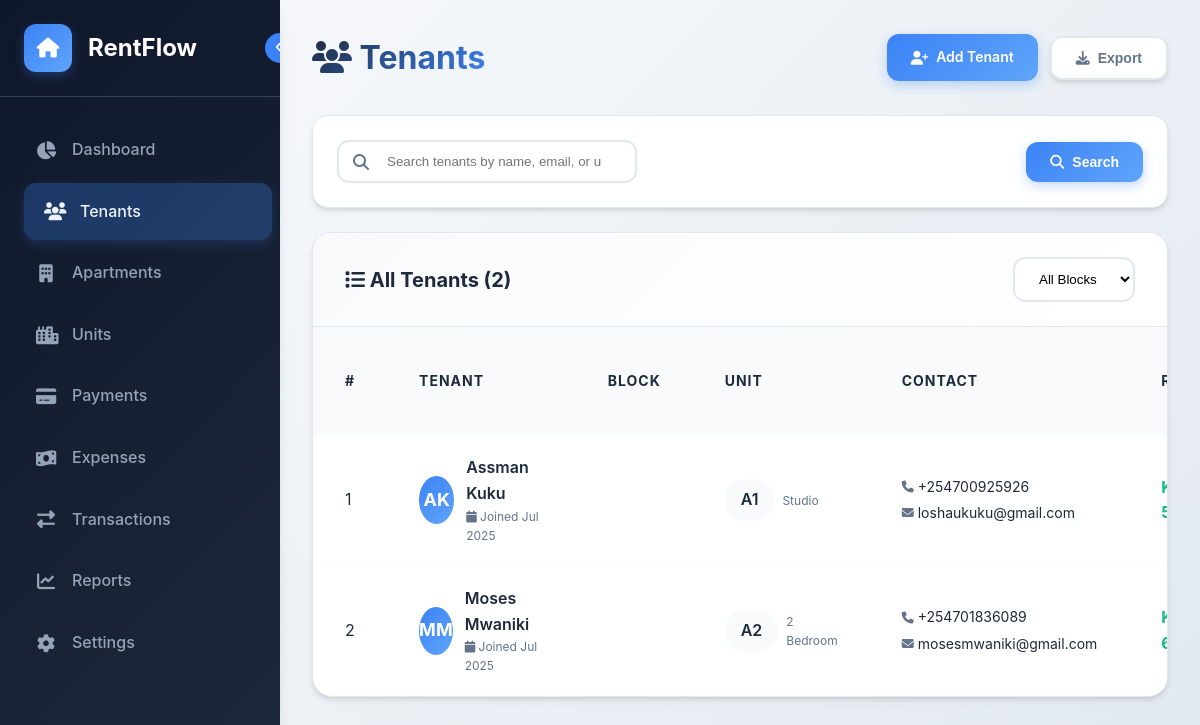
The page /tenants/ on the database its author committed.
### rentals/models.py (models this page shows, shortened)
class Tenant(models.Model):
    PAYMENT_STATUS = [
        ('paid', 'Paid'),
        ('unpaid', 'Unpaid'),
        ('partial', 'Partial'),
        ('overdue', 'Overdue'),
    ]
    phone_regex = RegexValidator(
        regex=r'^\+?1?\d{9,15}$',
        message="Phone number must be entered in the format: '+999999999'. Up to 15 digits allowed."
    )
    first_name = models.CharField(max_length=50)
    last_name = models.CharField(max_length=50)
    email = models.EmailField(unique=True)
    phone_number = models.CharField(validators=[phone_regex], max_length=17)
    unit = models.OneToOneField('Unit', on_delete=models.CASCADE, related_name='tenant')
    lease_start_date = models.DateField()
    lease_end_date = models.DateField()
    security_deposit = models.DecimalField(max_digits=10, decimal_places=2)
    payment_status = models.CharField(max_length=10, choices=PAYMENT_STATUS, default='unpaid')
    created_at = models.DateTimeField(auto_now_add=True)
    updated_at = models.DateTimeField(auto_now=True)
    @property
    def full_name(self):
        return f"{self.first_name} {self.last_name}"
    def calculate_balance(self):
        today = now().date()
        current_month_start = today.replace(day=1)
        months_rented = (today.year - self.lease_start_date.year) * 12 + (today.month - self.lease_start_date.month) + 1
        total_expected_rent = months_rented * self.unit.rent_amount
        total_paid = self.payments.aggregate(total=models.Sum('amount'))['total'] or 0
        paid_this_month = self.payments.filter(
            payment_date__gte=current_month_start
        ).aggregate(total=models.Sum('amount'))['total'] or 0
        balance = total_expected_rent - total_paid
        status = "Fully Paid" if balance <= 0 else ("Partially Paid" if paid_this_month > 0 else "Unpaid")
        return {
            "monthly_rent": self.unit.rent_amount,
            "paid": paid_this_month,
            "balance": balance,
            "status": status
        }
    class Meta:
        ordering = ['first_name', 'last_name']

class Unit(models.Model):
    UNIT_TYPES = [
        ('studio', 'Studio'),
        ('1br', '1 Bedroom'),
        ('2br', '2 Bedroom'),
        ('3br', '3 Bedroom'),
        ('4br', '4 Bedroom'),
    ]
    STATUS_CHOICES = [
        ('vacant', 'Vacant'),
        ('occupied', 'Occupied'),
        ('maintenance', 'Under Maintenance'),
    ]
    unit_number = models.CharField(max_length=10, unique=True)
    unit_type = models.CharField(max_length=10, choices=UNIT_TYPES)
    rent_amount = models.DecimalField(max_digits=10, decimal_places=2)
    description = models.TextField(blank=True)
    status = models.CharField(max_length=15, choices=STATUS_CHOICES, default='vacant')
    created_at = models.DateTimeField(auto_now_add=True)
    updated_at = models.DateTimeField(auto_now=True)
    block = models.ForeignKey(Block, on_delete=models.CASCADE, related_name='units', null=True, blank=True)
    class Meta:
        ordering = ['unit_number']

### rentals/views.py (the view)
# urls.py: path('tenants/', views.tenants_list, name='tenants_list'),
def tenants_list(request):
    today = date.today()
    search_query = request.GET.get('search', '')
    block_id = request.GET.get('block')
    tenants = Tenant.objects.select_related('unit', 'unit__block').all()
    if search_query:
        tenants = tenants.filter(full_name__icontains=search_query)
    if block_id:
        tenants = tenants.filter(unit__block__id=block_id)
    for tenant in tenants:
        balance_summary = tenant.calculate_balance()
        tenant.monthly_rent = balance_summary['monthly_rent']
        tenant.paid_this_month = balance_summary['paid']
        tenant.balance_due = balance_summary['balance']
        tenant.wallet_status = balance_summary['status']
    blocks = Block.objects.all()  # For filter dropdown
    return render(request, 'rentals/tenants_list.html', {
        'search_query': search_query,
        'tenants': tenants,
        'blocks': blocks,
    })

### templates/rentals/tenants_list.html (shortened to what this page needs)
{% extends 'base.html' %}
{% block content %}
<div class="header">
    <h1 class="page-title">
        <i class="fas fa-users"></i>
        Tenants
    </h1>
    <div class="header-actions">
        <a href="{% url 'add_tenant' %}" class="btn btn-primary">
            <i class="fas fa-user-plus"></i>
            Add Tenant
        </a>
        <button class="btn btn-secondary">
            <i class="fas fa-download"></i>
            Export
        </button>
    </div>
</div>
<div class="search-filter-bar">
    <form method="get" style="display: flex; gap: 16px; align-items: center; width: 100%;">
        <div style="position: relative; flex: 1;">
            <i class="fas fa-search" style="position: absolute; left: 16px; top: 50%; transform: translateY(-50%); color: var(--text-light);"></i>
            <input type="search" name="search" value="{{ search_query }}" placeholder="Search tenants by name, email, or unit..." class="search-input" style="padding-left: 48px;">
        </div>
        <button type="submit" class="btn btn-primary">
            <i class="fas fa-search"></i>
            Search
        </button>
    </form>
</div>
<div class="table-container">
    <div class="table-header">
        {% with tenants|length as total %}
        <h3 class="table-title">
            <i class="fas fa-list"></i>
            All Tenants ({{ total }})
        </h3>
        {% endwith %}
        <div style="display: flex; gap: 12px;">
            <form method="get" id="tenantFilters" style="display: flex; gap: 12px;">
                <select name="block" class="filter-select" onchange="document.getElementById('tenantFilters').submit()">
                    <option value="">All Blocks</option>
                </select>
            </form>
        </div>
    </div>
    <div class="table-responsive">
        <table>
            <thead>
                <tr>
                    <th>#</th>
                    <th>Tenant</th>
                    <th>Block</th>
                    <th>Unit</th>
                    <th>Contact</th>
                    <th>Rent</th>
                </tr>
            </thead>
            <tbody>
                {% for tenant in tenants %}
                <tr data-status="{{ tenant.payment_status }}">
                    <td>{{ forloop.counter }}</td>
                    <td>
                        <div style="display: flex; align-items: center; gap: 12px;">
                            <div style="width: 48px; height: 48px; background: linear-gradient(135deg, var(--primary-color), var(--primary-light)); border-radius: 50%; display: flex; align-items: center; justify-content: center; color: white; font-weight: bold; font-size: 18px;">
                                {{ tenant.first_name.0 }}{{ tenant.last_name.0 }}
                            </div>
                            <div>
                                <div style="font-weight: 600; font-size: 16px;">{{ tenant.full_name }}</div>
                                <div style="font-size: 12px; color: var(--text-light);">
                                    <i class="fas fa-calendar"></i>
                                    Joined {{ tenant.created_at|date:"M Y" }}
                                </div>
                            </div>
                        </div>
                    </td>
                    <td>
                    </td>
                    <td>
                        <div style="display: flex; align-items: center; gap: 8px;">
                            <span style="background: var(--light-bg); padding: 8px 16px; border-radius: 20px; font-weight: 600;">
                                {{ tenant.unit.unit_number }}
                            </span>
                            <span style="font-size: 12px; color: var(--text-light);">
                                {{ tenant.unit.get_unit_type_display }}
                            </span>
                        </div>
                    </td>
                    <td>
                        <div>
                            <div style="display: flex; align-items: center; gap: 4px; margin-bottom: 4px;">
                                <i class="fas fa-phone" style="color: var(--text-light); font-size: 12px;"></i>
                                <span style="font-size: 14px;">{{ tenant.phone_number }}</span>
                            </div>
                            <div style="display: flex; align-items: center; gap: 4px;">
                                <i class="fas fa-envelope" style="color: var(--text-light); font-size: 12px;"></i>
                                <span style="font-size: 14px;">{{ tenant.email }}</span>
                            </div>
                        </div>
                    </td>
                    <td>
                        <span style="font-weight: 700; font-size: 16px; color: var(--success-color);">
                        </span>
                    </td>
                </tr>
                {% endfor %}
            </tbody>
        </table>
    </div>
</div>
{% endblock %}

### templates/base.html (shortened to what this page needs)
<!DOCTYPE html>
<html lang="en">
<head>
    <link href="https://cdnjs.cloudflare.com/ajax/libs/font-awesome/6.4.0/css/all.min.css" rel="stylesheet">
</head>
<body>
    <div class="app-container">
        <nav class="sidebar" id="sidebar">
            <div class="sidebar-header">
                <div class="logo-icon">
                    <i class="fas fa-home"></i>
                </div>
                <h2 class="logo-text">RentFlow</h2>
                <button class="sidebar-toggle" id="sidebarToggle">
                    <i class="fas fa-chevron-left"></i>
                </button>
            </div>
            <ul class="nav-menu">
                <li class="nav-item">
                    <a href="{% url 'dashboard' %}" class="nav-link {% if request.resolver_match.url_name == 'dashboard' %}active{% endif %}">
                        <i class="fas fa-chart-pie"></i>
                        <span class="nav-link-text">Dashboard</span>
                    </a>
                </li>
                <li class="nav-item">
                    <a href="{% url 'tenants_list' %}" class="nav-link {% if 'tenants' in request.resolver_match.url_name %}active{% endif %}">
                        <i class="fas fa-users"></i>
                        <span class="nav-link-text">Tenants</span>
                    </a>
                </li>
                <li class="nav-item">
                    <a href="{% url 'blocks_list' %}" class="nav-link {% if 'blocks' in request.resolver_match.url_name %}active{% endif %}">
                        <i class="fas fa-building"></i>
                        <span class="nav-link-text">Apartments</span>
                    </a>
                </li>
                <li class="nav-item">
                    <a href="{% url 'units_list' %}" class="nav-link {% if 'units' in request.resolver_match.url_name %}active{% endif %}">
                        <i class="fas fa-city"></i>
                        <span class="nav-link-text">Units</span>
                    </a>
                </li>
                <li class="nav-item">
                    <a href="{% url 'payments_list' %}" class="nav-link {% if 'payments' in request.resolver_match.url_name %}active{% endif %}">
                        <i class="fas fa-credit-card"></i>
                        <span class="nav-link-text">Payments</span>
                    </a>
                </li>
                <li class="nav-item">
                    <a href="#" class="nav-link {% if 'expenses' in request.resolver_match.url_name %}active{% endif %}">
                        <i class="fas fa-money-bill-wave"></i>
                        <span class="nav-link-text">Expenses</span>
                    </a>
                </li>
                <li class="nav-item">
                    <a href="#" class="nav-link {% if 'transactions' in request.resolver_match.url_name %}active{% endif %}">
                        <i class="fas fa-exchange-alt"></i>
                        <span class="nav-link-text">Transactions</span>
                    </a>
                </li>
                <li class="nav-item">
                    <a href="#" class="nav-link {% if 'reports' in request.resolver_match.url_name %}active{% endif %}">
                        <i class="fas fa-chart-line"></i>
                        <span class="nav-link-text">Reports</span>
                    </a>
                </li>
                <li class="nav-item">
                    <a href="#" class="nav-link {% if 'settings' in request.resolver_match.url_name %}active{% endif %}">
                        <i class="fas fa-cog"></i>
                        <span class="nav-link-text">Settings</span>
                    </a>
                </li>
            </ul>
        </nav>
        <main class="main-content">
            <div class="content-wrapper">
                {% block content %}
                {% endblock %}
            </div>
        </main>
    </div>
</body>
</html>

### templates/rentals/tenants_list.html (style rules this page uses)
.table-responsive { width: 100%; overflow-x: auto; }
.table-responsive table { width: 100%; min-width: 1000px; border-collapse: collapse; }

### rows shown on the page
Tenant: first_name.0 "A", last_name.0 "K", full_name "Assman Kuku", created_at "Jul 2025", unit.unit_number "A1", unit.unit_type "Studio", phone_number "+254700925926", email "loshaukuku@gmail.com"
Tenant: first_name.0 "M", last_name.0 "M", full_name "Moses Mwaniki", created_at "Jul 2025", unit.unit_number "A2", unit.unit_type "2 Bedroom", phone_number "+254701836089", email "mosesmwaniki@gmail.com"

### other values the page prints
{{ total }} "2"
